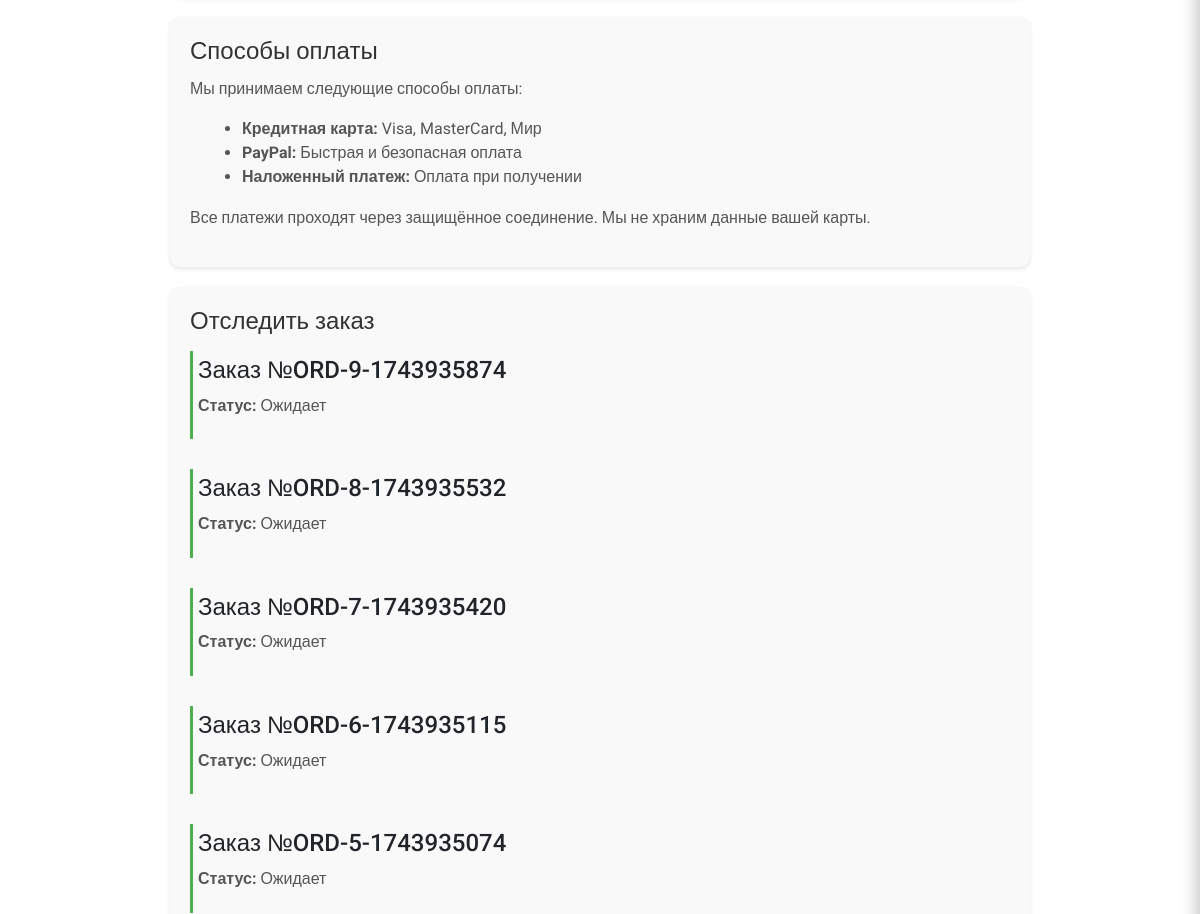
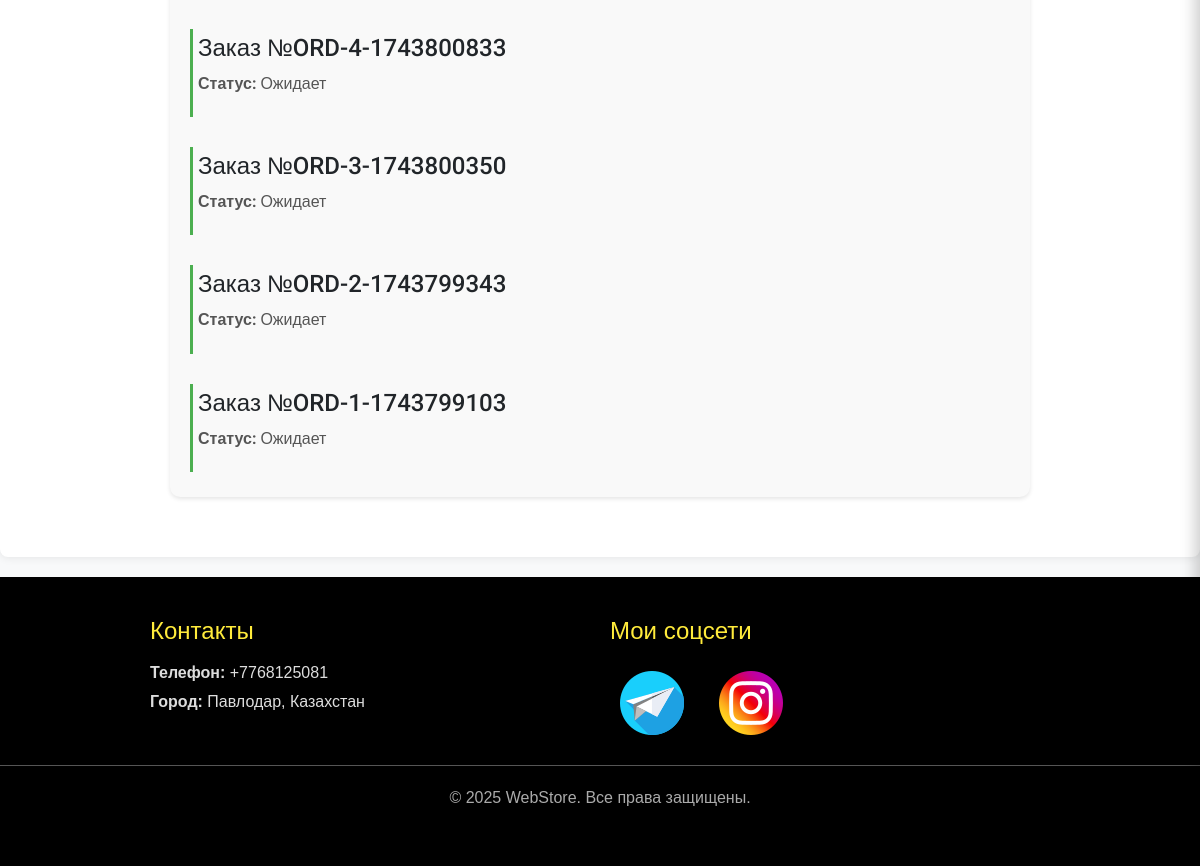
/delivery_and_payment/ (signed in, lower part), run on an earlier commit of the app's database (2 pictures, top to bottom).
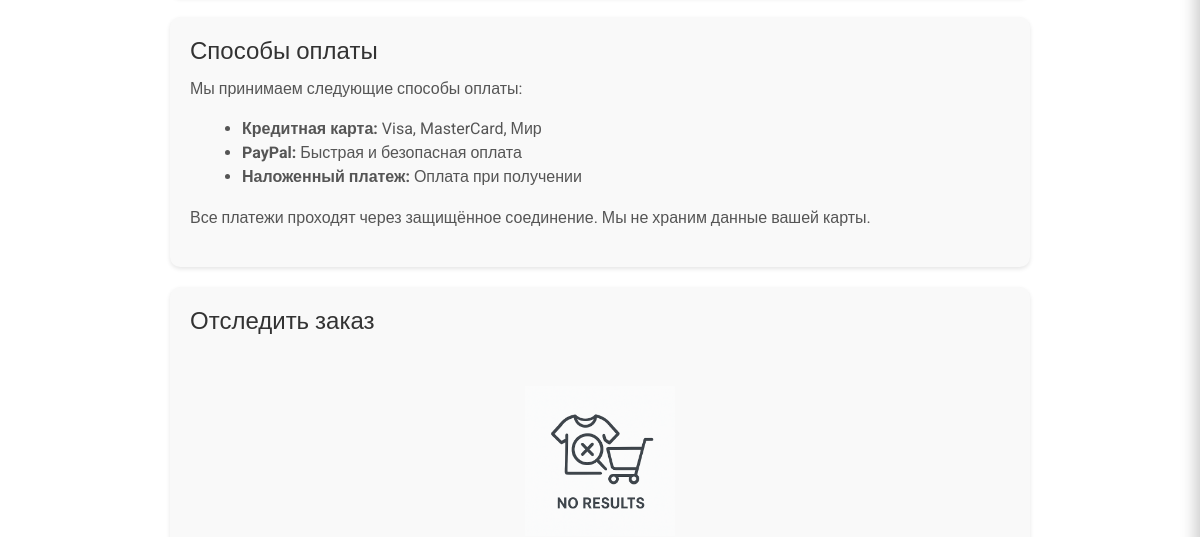
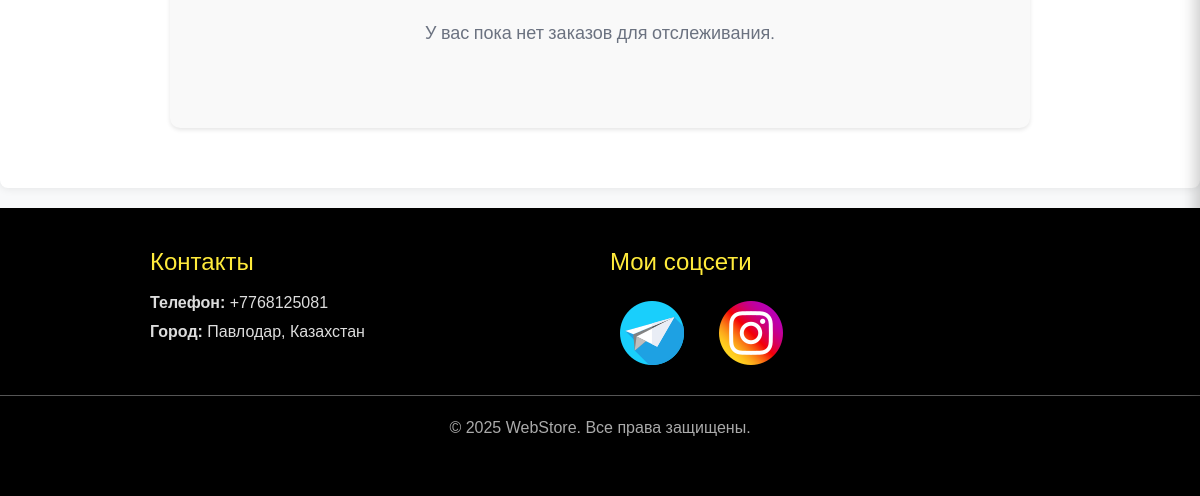
And on a later commit of the database (2 pictures, top to bottom).
### store/models.py (models this page shows, shortened)
class Order(models.Model):
    STATUS_CHOICES = [
        ('pending', 'Ожидает'),
        ('processing', 'В обработке'),
        ('shipped', 'Отправлен'),
        ('delivered', 'Доставлен'),
        ('cancelled', 'Отменён'),
    ]
    user = models.ForeignKey(User, on_delete=models.CASCADE)
    user_order_number = models.CharField(max_length=50, unique=True, blank=True)  # Увеличим max_length
    created_at = models.DateTimeField(auto_now_add=True)
    status = models.CharField(max_length=50, choices=STATUS_CHOICES, default='pending')
    total_price = models.DecimalField(max_digits=10, decimal_places=2, default=0.00)
    address = models.TextField(blank=True)

### store/views.py (the view)
# urls.py: path('delivery_and_payment/', views.delivery_payment, name='delivery_payment'),
@login_required
def delivery_payment(request):
    orders = Order.objects.filter(user=request.user).order_by('-created_at')
    return render(request, 'delivery_and_payment.html', {'orders': orders})

### templates/delivery_and_payment.html (shortened to what this page needs)
{% extends 'base.html' %}
{% load static %}
{% block content %}
    <div class="delivery-payment-container">
        <div class="payment-info">
            <h3>Способы оплаты</h3>
            <p>Мы принимаем следующие способы оплаты:</p>
            <ul>
                <li><strong>Кредитная карта:</strong> Visa, MasterCard, Мир</li>
                <li><strong>PayPal:</strong> Быстрая и безопасная оплата</li>
                <li><strong>Наложенный платеж:</strong> Оплата при получении</li>
            </ul>
            <p>Все платежи проходят через защищённое соединение. Мы не храним данные вашей карты.</p>
        </div>
        <div class="recent-orders">
            <h3>Отследить заказ</h3>
            {% if orders %}
                <div class="orders-list">
                    {% for order in orders %}
                        <div class="order-item">
                            <h4>Заказ №{{ order.user_order_number }}</h4>
                            <p><strong>Статус:</strong>
                                {% if order.status == 'PENDING' %}
                                    Ожидает
                                {% elif order.status == 'PROCESSING' %}
                                    В обработке
                                {% elif order.status == 'SHIPPED' %}
                                    Отправлен
                                {% elif order.status == 'DELIVERED' %}
                                    Доставлен
                                {% elif order.status == 'CANCELLED' %}
                                    Отменён
                                {% endif %}
                            </p>
                        </div>
                    {% endfor %}
                </div>
            {% else %}
                <div class="empty-tracker">
                    <img src="{% static '/images/empty-cart.png' %}" alt="Нет заказов">
                    <p>У вас пока нет заказов для отслеживания.</p>
                </div>
            {% endif %}
        </div>
    </div>
{% endblock %}

What changed in the data, as far as the page shows it:
removed Order: user_order_number "ORD-9-1743935874", status "Ожидает"
removed Order: user_order_number "ORD-8-1743935532", status "Ожидает"
removed Order: user_order_number "ORD-7-1743935420", status "Ожидает"
removed Order: user_order_number "ORD-6-1743935115", status "Ожидает"
removed Order: user_order_number "ORD-5-1743935074", status "Ожидает"
removed Order: user_order_number "ORD-4-1743800833", status "Ожидает"
removed Order: user_order_number "ORD-3-1743800350", status "Ожидает"
removed Order: user_order_number "ORD-2-1743799343", status "Ожидает"
removed Order: user_order_number "ORD-1-1743799103", status "Ожидает"
Also different on the page:
text now shown: "У вас пока нет заказов для отслеживания."
